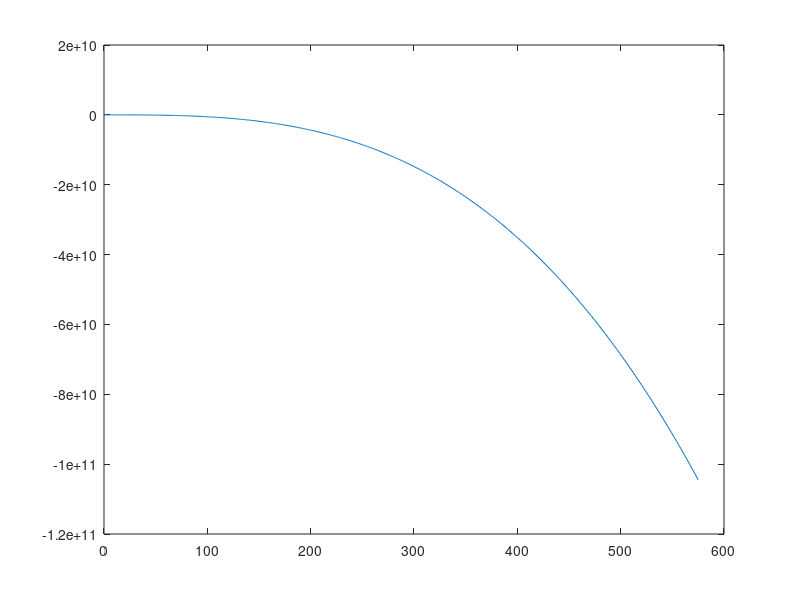

The MATLAB source for this figure:
clear; clc; clf; close all
x = [0
67.5
135
190
245
300
355
410
465
520
575
]/1000;
y = [1.16908E-35
0.225058
-2.52778E-35
-0.740691
-1.79607
-2.88315
-3.71892
-4.02041
-3.5046
-2.02737
-2.6413E-35];

plot(0:575,spline(x,y,0:575))
hold on
plot(x,y)